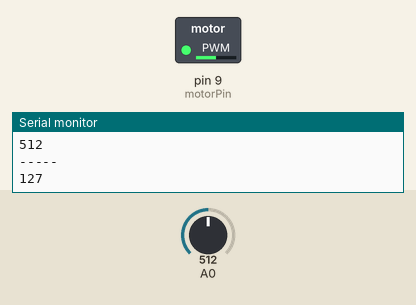
A sketch run on a simulated Arduino Uno, built with avr-gcc and run on an emulated ATmega328P. Parts: switched loads named in the sketch (green lamp = pin HIGH), the last lines printed to the serial monitor. The inputs (shaded band) are chosen by the test bench; at power-on: A0 = 512.

Above: at 1.2 s.
1.3 s: A0 set to 716
At 2.5 s:
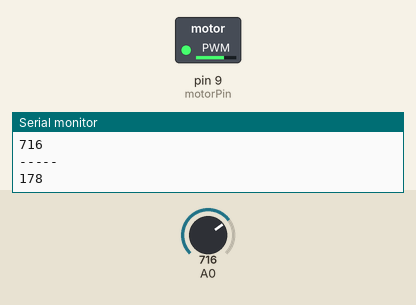
2.8 s: A0 set to 900
At 3.3 s:
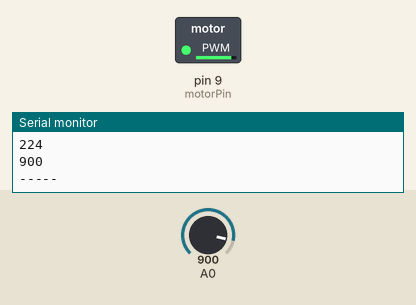
4.3 s: A0 set to 122
At 5.5 s:
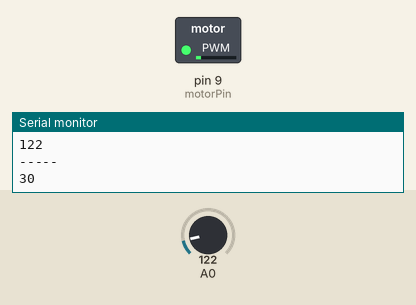
5.8 s: A0 set to 0
At 6.1 s:
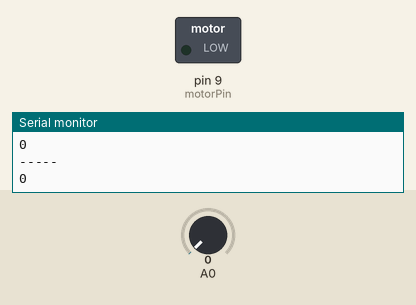
7.3 s: A0 set to 511
At 7.7 s:
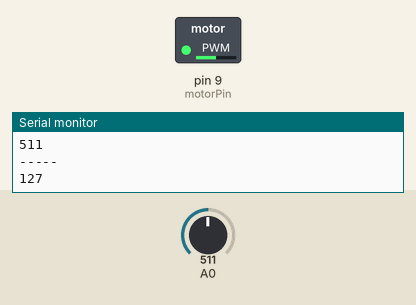
Timing chart, 0 to 9.8 s (numbered marks = the images above; inputs shaded):
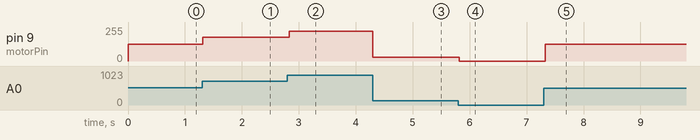

Measured:
- after the input at 1.3 s, pin 9 (motorPin): 127/255 → 178/255 at once
- after the input at 2.8 s, pin 9 (motorPin): 178/255 → 224/255 at once
- after the input at 4.3 s, pin 9 (motorPin): 224/255 → 30/255 at once
- after the input at 5.8 s, pin 9 (motorPin): 30/255 → 0/255 at once
- after the input at 7.3 s, pin 9 (motorPin): 0/255 → 127/255 at once

The sketch:

Tester.ino
```cpp
/*
Name: Jack Bergin
Date 1/13/19
Class: Electrical Engineering (H)
Lab: Modification to the transistor tutorial
Description: We added a potentiometer to adjust
the speed of the motor

 */

// constant pin for the transistor connected to the motor
const int motorPin = 9;

//This is for the analog input pin the pot is connected to
int potValue = 0;

//Speed for the motor to run at
int newMotorSpeed = 0;

void setup()
{
   //set motorPin as OUTPUT
   pinMode(motorPin, OUTPUT);

   //Begins serial monitor
   Serial.begin(9600);
}

void loop()
{
       //Sets up our potentiometer analoug value
       potValue = analogRead(A0);

       //Checks if potentiometer is working
       Serial.println(potValue);
       Serial.println("-----");

       //Converts pot Values to 0-255 value for motor
       newMotorSpeed = map(potValue, 0, 1025, 0, 256);
       //Prints out the variable motor speed
       Serial.println(newMotorSpeed);


       //Sets up the motor to run at a different potentiometer input speed
       analogWrite(motorPin, newMotorSpeed);
       // delay for differentTime variable
       delay(50);
}
```
